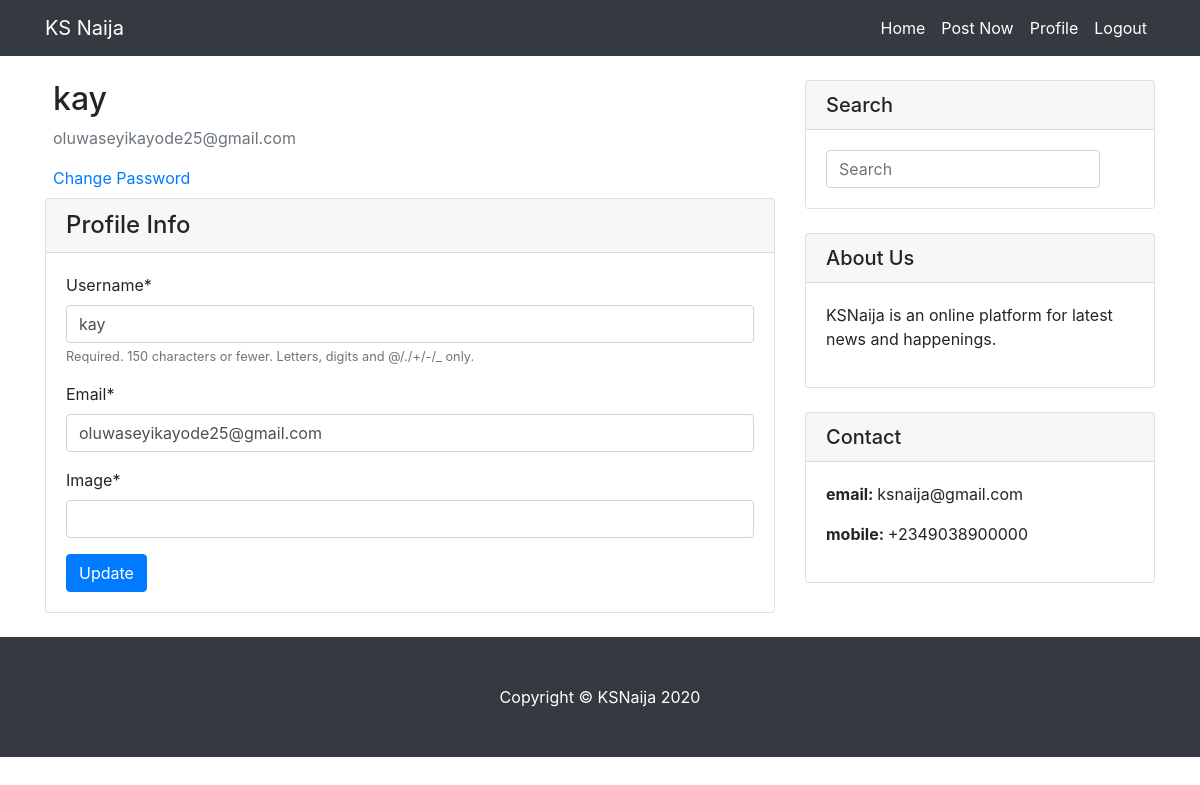
Page /accounts/profile/ (signed in) on the earlier database version.
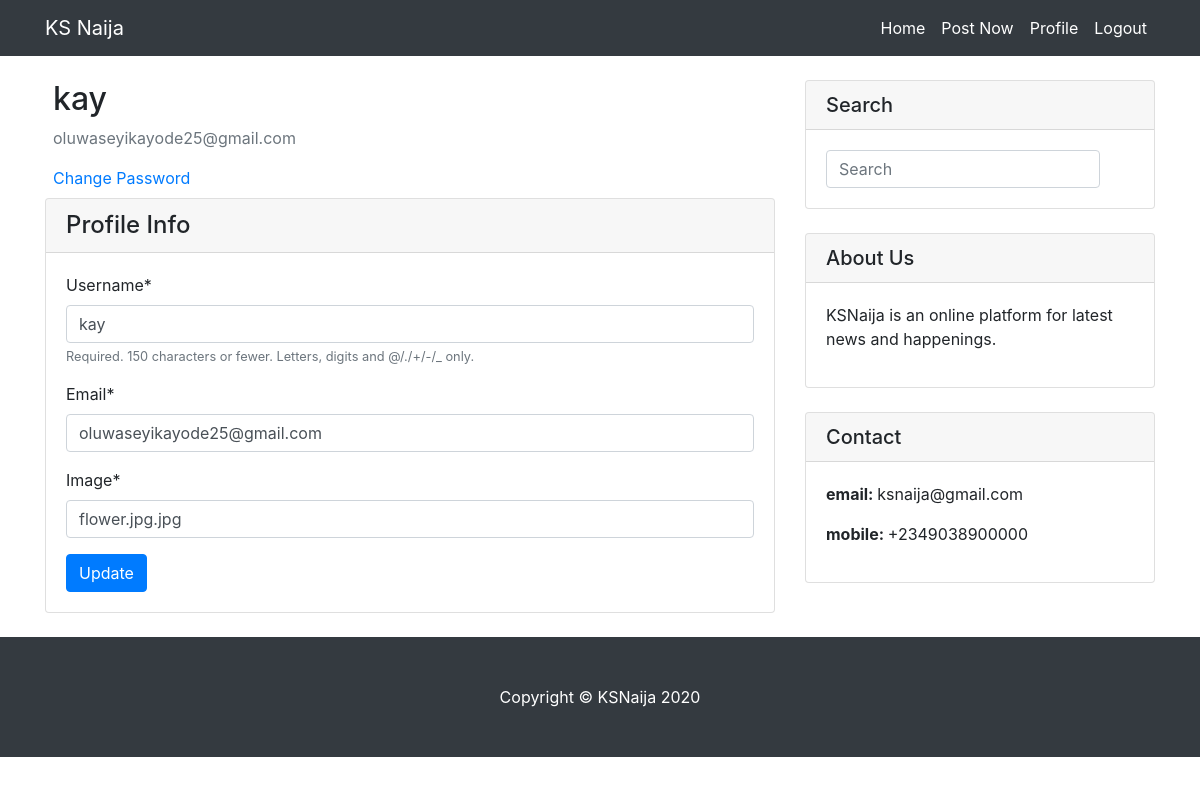
Same page on the later database version.
### users/models.py (models this page shows, shortened)
class Profile(models.Model):
    user = models.OneToOneField(User, on_delete=models.CASCADE)
    image = CloudinaryField('image')

### users/views.py (the view)
# urls.py: path('profile/', profile, name='profile'),
@login_required
def profile(request):
    if request.method == 'POST':
        u_form = UserUpdateForm(request.POST, instance=request.user)
        p_form = ProfileUpdateForm(request.POST, request.FILES, instance=request.user.profile)
        if u_form.is_valid() and p_form.is_valid():
            u_form.save()
            p_form.save()
            return redirect('profile')
    else:
        u_form = UserUpdateForm(instance=request.user)
        p_form = ProfileUpdateForm(instance=request.user.profile)
    context = {
        'u_form': u_form,
        'p_form': p_form
    }
    return render(request, 'users/profile.html', context)

### users/forms.py
class UserUpdateForm(forms.ModelForm):
    email = forms.EmailField()
    class Meta:
        model = User
        fields = [
            'username',
            'email'
        ]

class ProfileUpdateForm(forms.ModelForm):
    class Meta:
        model = Profile
        fields = ['image']

### users/templates/users/profile.html (shortened to what this page needs)
{% extends 'blog/base.html' %}
{% block content %}
    {% load thumbnail %}
    {% load crispy_forms_tags %}
    {% load static %}
    <div class="col-md-8 mt-4">
    <div class="media">
            <div class="media-body ml-2">
                <h2 class="account-heading">{{ user.username }}</h2>
                <p class="text-secondary">{{ user.email }}</p>
                <a href="{% url 'password-change' %}">Change Password</a>
            </div>
    </div>
    <div class="card mb-4 mt-2">
            <h4 class="card-header">Profile Info</h4>
          <div class="card-body">
            <form method="POST" enctype="multipart/form-data"> {% csrf_token %}
                {{ u_form|crispy }}
                {{ p_form|crispy }}
                <button type="submit" class="btn btn-primary">Update</button>
            </form>
          </div>
        </div>
    </div>
{% endblock %}

### blog/templates/blog/base.html (shortened to what this page needs)
{% load static %}
<!DOCTYPE html>
<html lang="en">
<head>
  <link href="{% static 'blog/vendor/bootstrap/css/bootstrap.min.css' %}" rel="stylesheet">
  <link href="{% static 'blog/css/blog-home.css' %}" rel="stylesheet">
</head>
<body>
  <nav class="navbar navbar-expand-lg navbar-dark bg-dark fixed-top">
    <div class="container">
      <a class="navbar-brand" href="{% url 'home' %}">KS Naija</a>
      <div class="collapse navbar-collapse" id="navbarResponsive">
          {% if user.is_staff %}
        <ul class="navbar-nav ml-auto">
          <li class="nav-item active">
            <a class="nav-link" href="{% url 'home' %}">Home
            </a>
          </li>
          <li class="nav-item active">
            <a class="nav-link" href="{% url 'create' %}">Post Now</a>
          </li>
          <li class="nav-item active">
            <a class="nav-link" href="{% url 'profile' %}">Profile</a>
          </li>
          <li class="nav-item active">
            <a class="nav-link" href="{% url 'logout' %}">Logout</a>
          </li>
        </ul>
          {% endif %}
      </div>
    </div>
  </nav>
  <div class="container">
    <div class="row">
        {% block content %} {% endblock %}
      <div class="col-md-4">
        <div class="card my-4">
          <h5 class="card-header">Search</h5>
          <div class="card-body">
              <form class="form-inline" action="{% url 'search' %}" method="GET">
                  <input name="q" class="form-control mr-2" type="text" placeholder="Search" aria-label="Search">
              </form>
          </div>
        </div>
        <div class="card my-4">
          <h5 class="card-header">About Us</h5>
          <div class="card-body">
            <div class="row">
              <div class="col-lg-12">
                  <p>
          KSNaija is an online platform for latest news and happenings.</p>
              </div>
            </div>
          </div>
        </div>
        <div class="card my-4">
          <h5 class="card-header">Contact</h5>
          <div class="card-body">
              <p><b>email: </b>ksnaija@gmail.com</p>
              <p><b>mobile: </b>+2349038900000</p>
          </div>
        </div>
      </div>
  </div>
  </div>
  <footer class="py-5 bg-dark">
    <div class="container">
      <p class="m-0 text-center text-white">Copyright &copy; KSNaija 2020</p>
    </div>
  </footer>
</body>
</html>

### blog/static/blog/css/blog-home.css (style rules this page uses)
body { padding-top: 56px; }

Differences in the rows shown:
changed Profile: image (not shown) → "flower.jpg.jpg"
